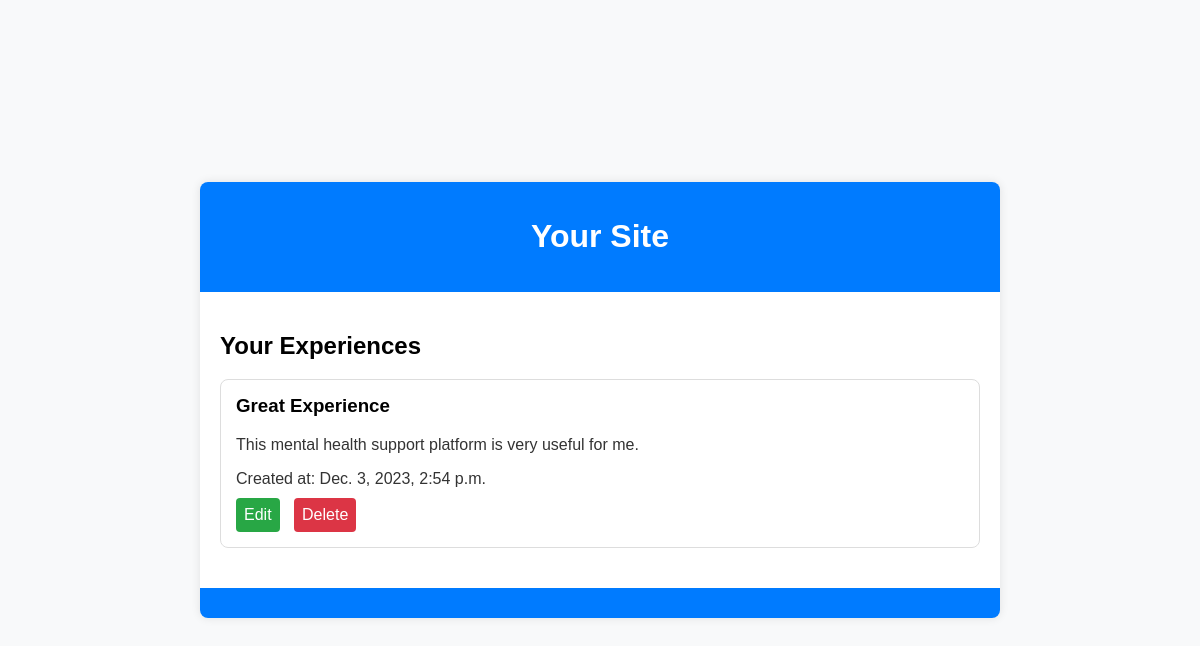
Page /experience_list/ (signed in) on the committed database.
### app1/models.py (models this page shows, shortened)
class UserExperience(models.Model):
    user = models.ForeignKey(User, on_delete=models.CASCADE)
    title = models.CharField(max_length=255)
    content = models.TextField()
    created_at = models.DateTimeField(auto_now_add=True)

### app1/views.py (the view)
# urls.py: path('experience_list/',views.experience_list, name='experience_list'),
@login_required
def experience_list(request):# this is only for one user
    experiences = UserExperience.objects.filter(user=request.user).order_by('-created_at')
    return render(request, 'experience_list.html', {'experiences': experiences})

### templates/experience_list.html (shortened to what this page needs)
<!DOCTYPE html>
<html lang="en">
<head>
</head>
<body>
    <div>
        <header>
            <h1>Your Site</h1>
        </header>
        <main>
            {% block content %}
            <h2>Your Experiences</h2>
            {% if experiences %}
                <ul>
                    {% for experience in experiences %}
                        <li>
                            <h3>{{ experience.title }}</h3>
                            <p>{{ experience.content }}</p>
                            <p>Created at: {{ experience.created_at }}</p>
                            <a href="{% url 'edit_experience' experience.id %}" class="edit">Edit</a>
                            <a href="{% url 'delete_experience' experience.id %}" class="delete">Delete</a>
                        </li>
                    {% endfor %}
                </ul>
            {% else %}
                <p>No experiences yet.</p>
            {% endif %}
            {% endblock %}
        </main>
        <footer>
        </footer>
    </div>
</body>
</html>

### templates/experience_list.html (style rules this page uses)
body { font-family: 'Arial', sans-serif; margin: 0; padding: 0; background-color: #f8f9fa; display: flex; justify-content: center; align-items: center; min-height: 100vh; }
div { max-width: 800px; width: 100%; background-color: #fff; box-shadow: 0 0 10px rgba(0, 0, 0, 0.1); border-radius: 8px; overflow: hidden; }
header { background-color: #007bff; color: #fff; text-align: center; padding: 15px 0; }
main { padding: 20px; }
ul { list-style: none; padding: 0; }
li { margin-bottom: 20px; padding: 15px; border: 1px solid #ddd; border-radius: 8px; background-color: #fff; position: relative; transition: transform 0.3s; }
h3 { margin-top: 0; }
p { margin-bottom: 10px; color: #333; }
a { display: inline-block; margin-right: 10px; padding: 8px; text-decoration: none; color: #fff; border-radius: 4px; transition: background-color 0.3s; }
a.edit { background-color: #28a745; }
a.delete { background-color: #dc3545; }
footer { text-align: center; padding: 15px 0; background-color: #007bff; color: #fff; }

### rows in the picture
UserExperience: title "Great Experience", content "This mental health support platform is very useful for me.", created_at "Dec. 3, 2023, 2:54 p.m."
